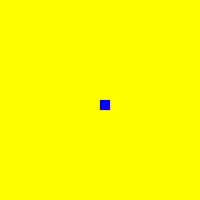
Frame 1 (no input)
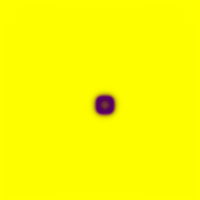
Frame 60 (no input)
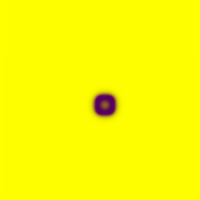
Frame 120 (the mouse pressed at the canvas centre since frame 60)

The p5.js sketch that drew these frames (run headless with seeded random() and noise() and a simulated clock; from frame 60 on, the mouse is pressed at the canvas centre):

// p5.js sketch
// ── sketch.js
let exampleGrid = [
  [1, 1, 1], //this is a 2dimensional array
  [1, 1, 1],
  [1, 1, 1]
];

let grid;
let next;
var dA = 1;
var dB = 0.5;
var feed = 0.055;
var k = 0.062;

function setup() {
  createCanvas(200, 200);
  pixelDensity(1);
  grid = [];
  next = [];
  for (let x = 0; x < width; x++) {
    grid[x] = [];
    next[x] = [];
    for (let y = 0; y < height; y++) {
      grid[x][y] = {
        a: 1,
        b: 0
      };
      next[x][y] = {
        a: 1,
        b: 0
      };
    }
  }

  for (let i = 100; i < 110; i++) {
    for (let j = 100; j < 110; j++) {
      grid[i][j].b = 1;
    }
  }
}

function draw() {
  background(51);

  for (let x = 1; x < width - 1; x++) {
    for (let y = 1; y < height - 1; y++) {
      let a = grid[x][y].a;
      let b = grid[x][y].b;
      next[x][y].a = a + dA * laplaceA(x, y) - a * b * b + feed * (1 - a);
      next[x][y].b = b + dB * laplaceB(x, y) + a * b * b - (k + feed) * b;

      next[x][y].a = next[x][y].a;
      next[x][y].b = next[x][y].b;
    }
  }

  loadPixels();
  for (let x = 0; x < width; x++) {
    for (let y = 0; y < height; y++) {
      let pix = (x + y * width) * 4;
      let a = next[x][y].a;
      let b = next[x][y].b;
      let c = floor((a - b) * 255);
      c = constrain(c, 0, 255);
      pixels[pix + 0] = a * 255;
      pixels[pix + 1] = c;
      pixels[pix + 2] = b * 255;
      pixels[pix + 3] = 255;
    }
  }
  updatePixels();

  swap();
}
function laplaceA(x, y) {
  let sumA = 0;
  sumA += grid[x][y].a * -1;
  sumA += grid[x - 1][y].a * 0.2;
  sumA += grid[x + 1][y].a * 0.2;
  sumA += grid[x][y + 1].a * 0.2;
  sumA += grid[x][y - 1].a * 0.2;
  sumA += grid[x - 1][y - 1].a * 0.05;
  sumA += grid[x + 1][y - 1].a * 0.05;
  sumA += grid[x + 1][y + 1].a * 0.05;
  sumA += grid[x - 1][y + 1].a * 0.05;
  return sumA;
}

function laplaceB(x, y) {
  let sumB = 0;
  sumB += grid[x][y].b * -1;
  sumB += grid[x - 1][y].b * 0.2;
  sumB += grid[x + 1][y].b * 0.2;
  sumB += grid[x][y + 1].b * 0.2;
  sumB += grid[x][y - 1].b * 0.2;
  sumB += grid[x - 1][y - 1].b * 0.05;
  sumB += grid[x + 1][y - 1].b * 0.05;
  sumB += grid[x + 1][y + 1].b * 0.05;
  sumB += grid[x - 1][y + 1].b * 0.05;
  return sumB;
}

function swap() {
  let temp = grid;
  grid = next;
  next = temp;
}
